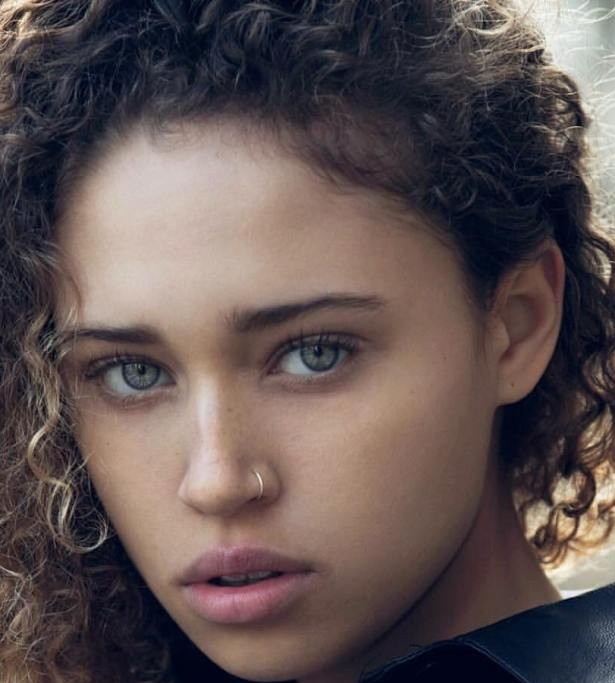
#> input picture Ejemplos/Recursos/roi1.jpg, 615 x 683 px
$ python threshold.py
#> lines starting #> are read from the running program, lines starting #| are printed output that depends on the picture; after the words box and inside, x2 and y2 are one past the last pixel; in counts of white or black regions, pixels touching at a corner belong together
import cv2
import numpy as np
from matplotlib import pyplot as plt

# Thresholding
img = cv2.imread('../Recursos/roi1.jpg',0)
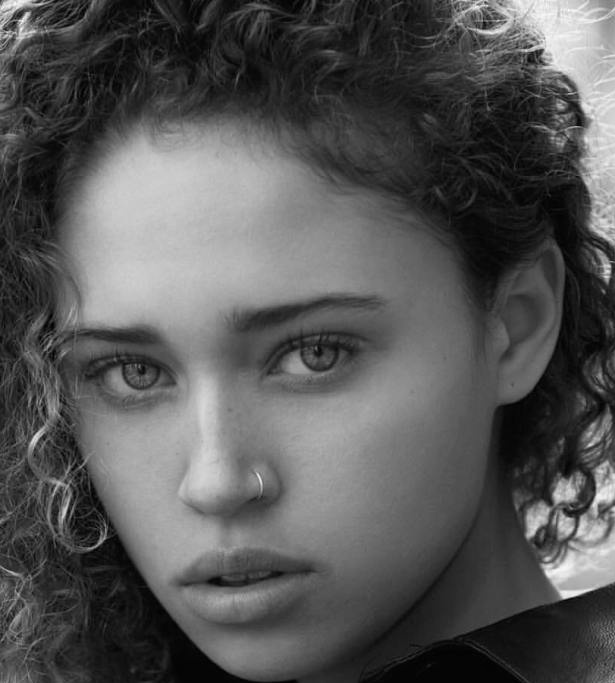
#> img: shape (683, 615); min 0, max 254, mean 86.1

ret,thr1 = cv2.threshold(img,98,255,cv2.THRESH_BINARY)
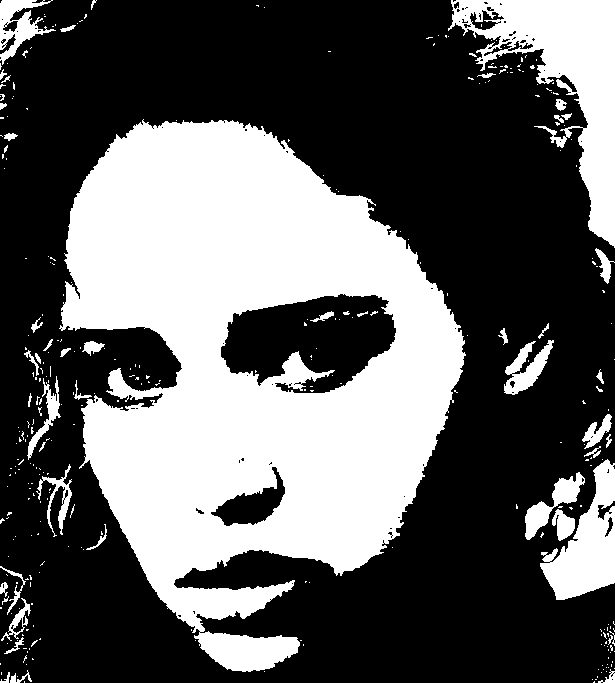
#> thr1: shape (683, 615); 37.2% white; 329 white regions (281 under 20 px), largest, box (x1, y1, x2, y2) and area: (59, 119, 466, 672) 126301, (448, 0, 615, 248) 14679, (540, 459, 615, 600) 5254
ret,thr2 = cv2.threshold(img,98,255,cv2.THRESH_BINARY_INV)
ret,thr3 = cv2.threshold(img,98,255,cv2.THRESH_TRUNC)
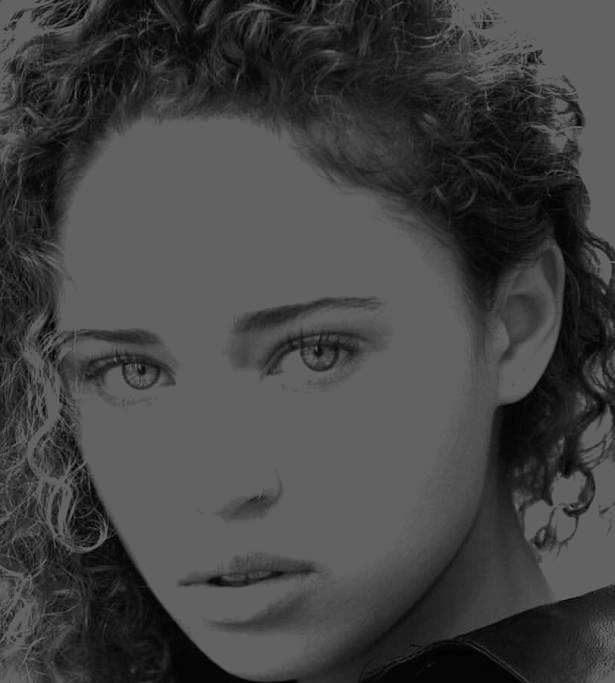
#> thr3: shape (683, 615); min 0, max 98, mean 66.9
ret,thr4 = cv2.threshold(img,98,255,cv2.THRESH_TOZERO)
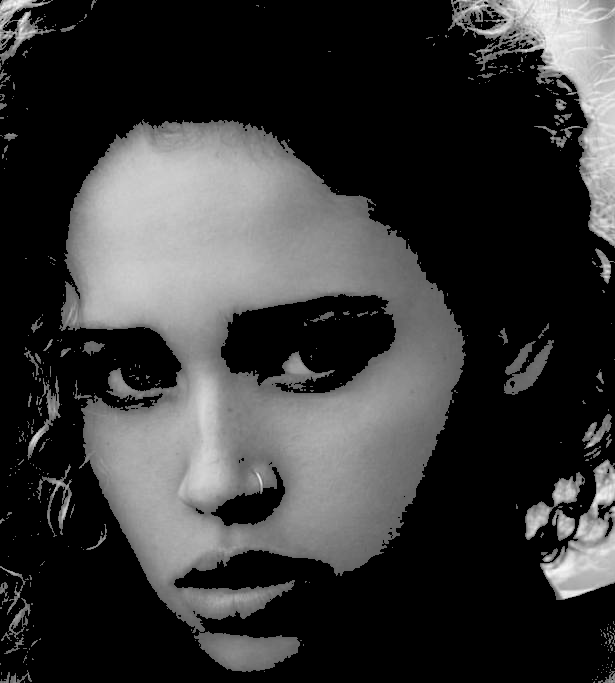
#> thr4: shape (683, 615); min 0, max 254, mean 55.7
ret,thr5 = cv2.threshold(img,98,255,cv2.THRESH_TOZERO_INV)
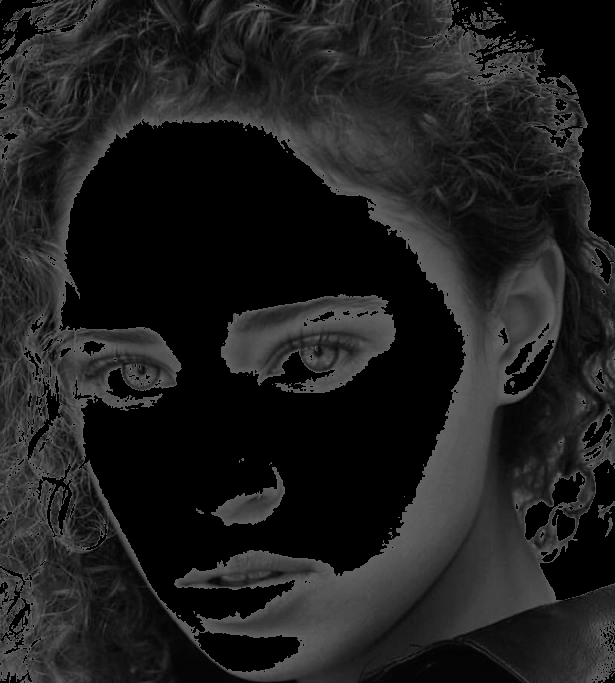
#> thr5: shape (683, 615); min 0, max 98, mean 30.4


titles = ['Original Image','BINARY','BINARY_INV','TRUNC','TOZERO','TOZERO_INV']
images = [img, thr1, thr2, thr3, thr4, thr5]

for i in range(0, 6):
    plt.subplot(2,3,i+1),plt.imshow(images[i],'gray')
    plt.title(titles[i])
    plt.xticks([]),plt.yticks([])

plt.show()

$ run again, with Ejemplos/Recursos/imagen1.jpg copied over Ejemplos/Recursos/roi1.jpg
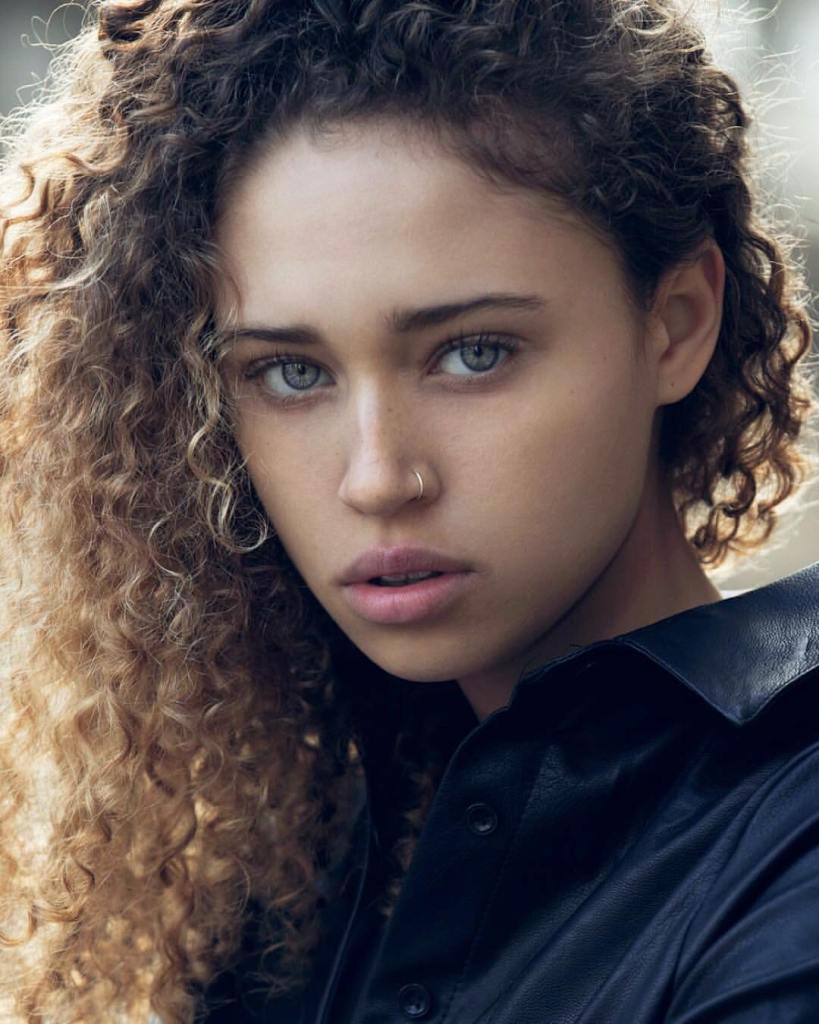
#> input picture Ejemplos/Recursos/imagen1.jpg, 819 x 1024 px
#> `ret,thr1 = cv2.threshold(img,98,255,cv2.THRESH_BINARY)`:
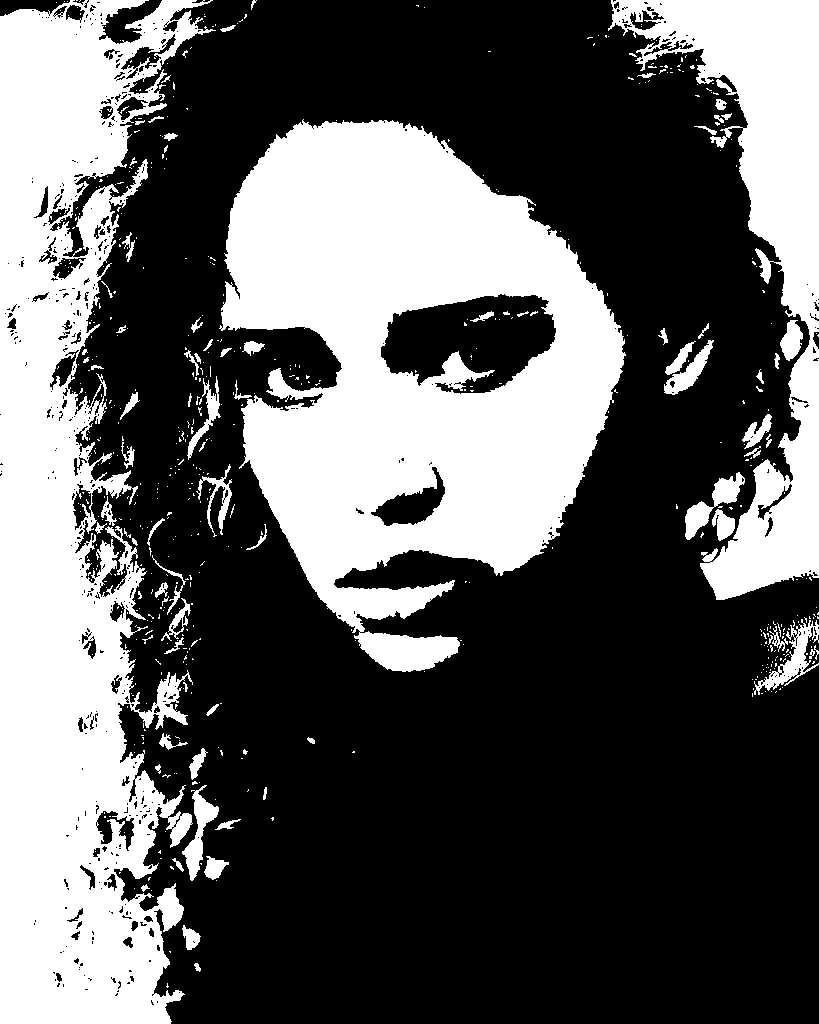
#> thr1: shape (1024, 819); 36.5% white; 604 white regions (524 under 20 px), largest, box (x1, y1, x2, y2) and area: (219, 119, 626, 672) 126296, (0, 0, 216, 1024) 123709, (608, 0, 819, 600) 41625
#> `ret,thr5 = cv2.threshold(img,98,255,cv2.THRESH_TOZERO_INV)`:
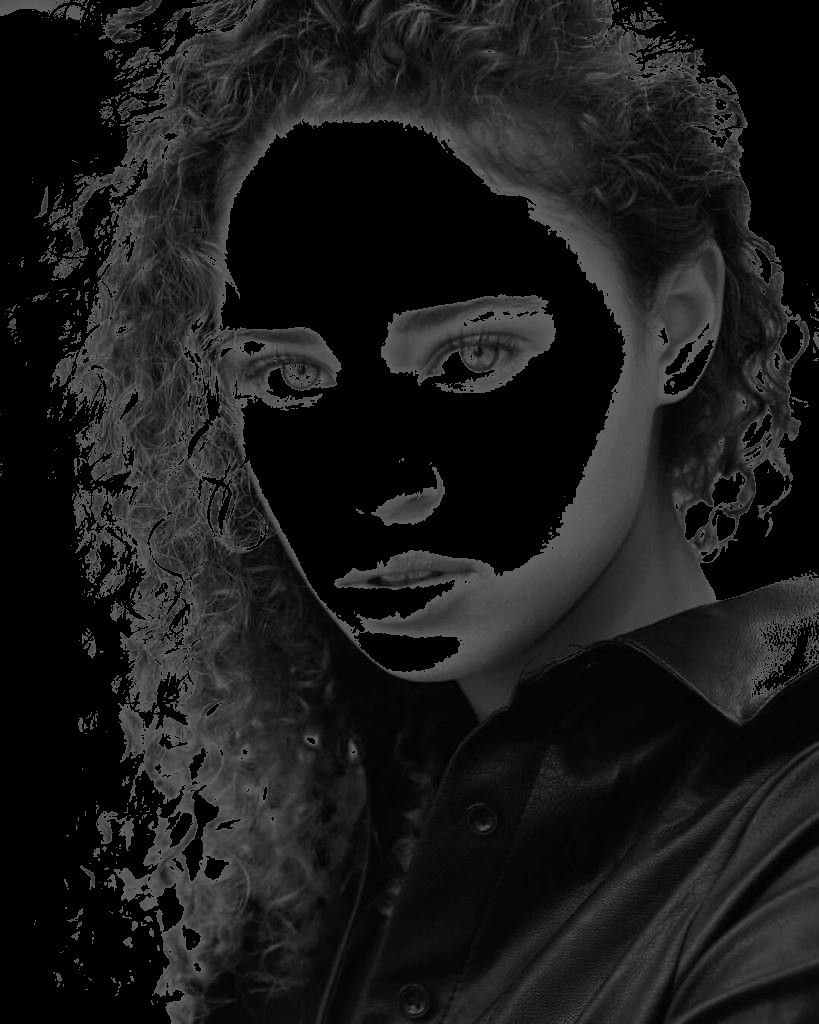
#> thr5: shape (1024, 819); min 0, max 98, mean 26.5
